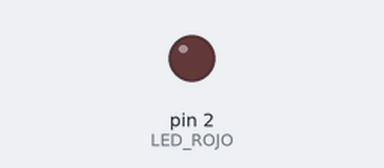
The sketch below on a simulated Arduino Uno, built with avr-gcc and run on an emulated ATmega328P. Parts: output pins drawn as LEDs (lit = HIGH).

Above: at 1.0 s.
At 3.0 s:
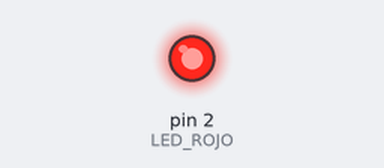
Timing chart, 0 to 9.8 s (numbered marks = the images above):
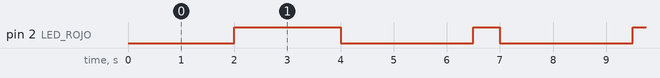

The sketch:

Reto_02.ino
```cpp
//Programa 2
//Conectar led reojo a módulo A, para que realice dos parapadeos lentos y dos parpadeos rápidos seguidos.
//definiciones
#define LED_ROJO 2                //constante LED_ROJO=2

void setup()                      // Función de Inicialización
{
  pinMode(LED_ROJO, OUTPUT);      //Configura el pin 2 como salida
}

void loop()                       // Función Bucle
{
//parpadeos lentos
  delay(2000);
  digitalWrite(LED_ROJO, HIGH);  //Enciende el led rojo para que se encienda
  delay(2000);                   //Espera 2000 milisegundos
  digitalWrite(LED_ROJO, LOW);   //Configura el led rojo para que se apague
  delay(2000);                   //Espera 2000 milisegundos
//parpadeos rápidos
  delay(500);
  digitalWrite(LED_ROJO, HIGH);  //Enciende el led de usuario para que se encienda
  delay(500);                    //Espera 500 milisegundos
  digitalWrite(LED_ROJO, LOW);   //Configura el led de usuario para que se apague
  delay(500);                    //Espera 500 milisegundos
}
```

Measured:
- by itself, pin 2 (LED_ROJO): repeats every 7.5 s: LOW 2.5 s, HIGH 0.50 s, LOW 2.5 s, HIGH 2.0 s
- by itself, everything shown: repeats every 7.5 s, in 4 steps
